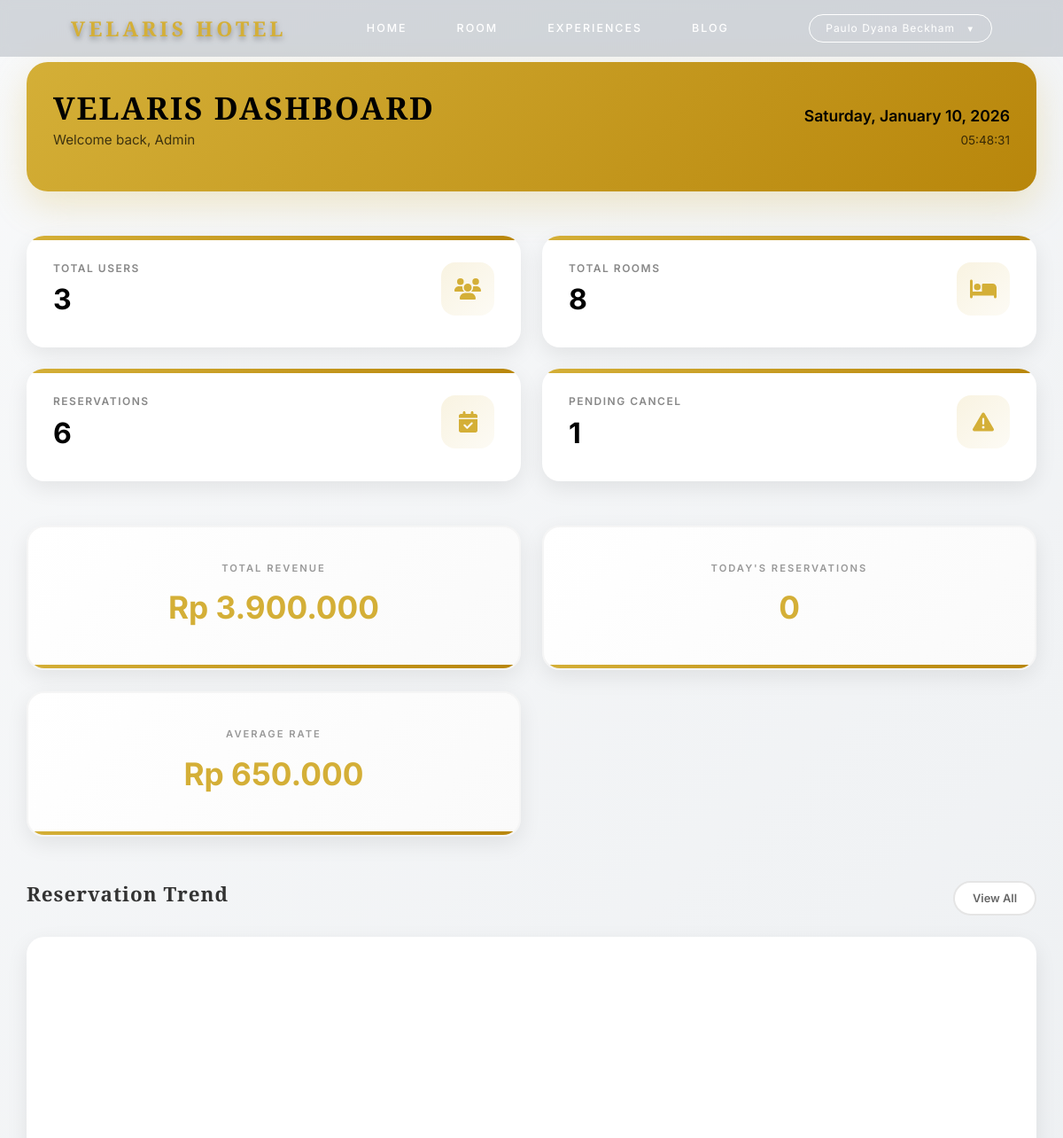
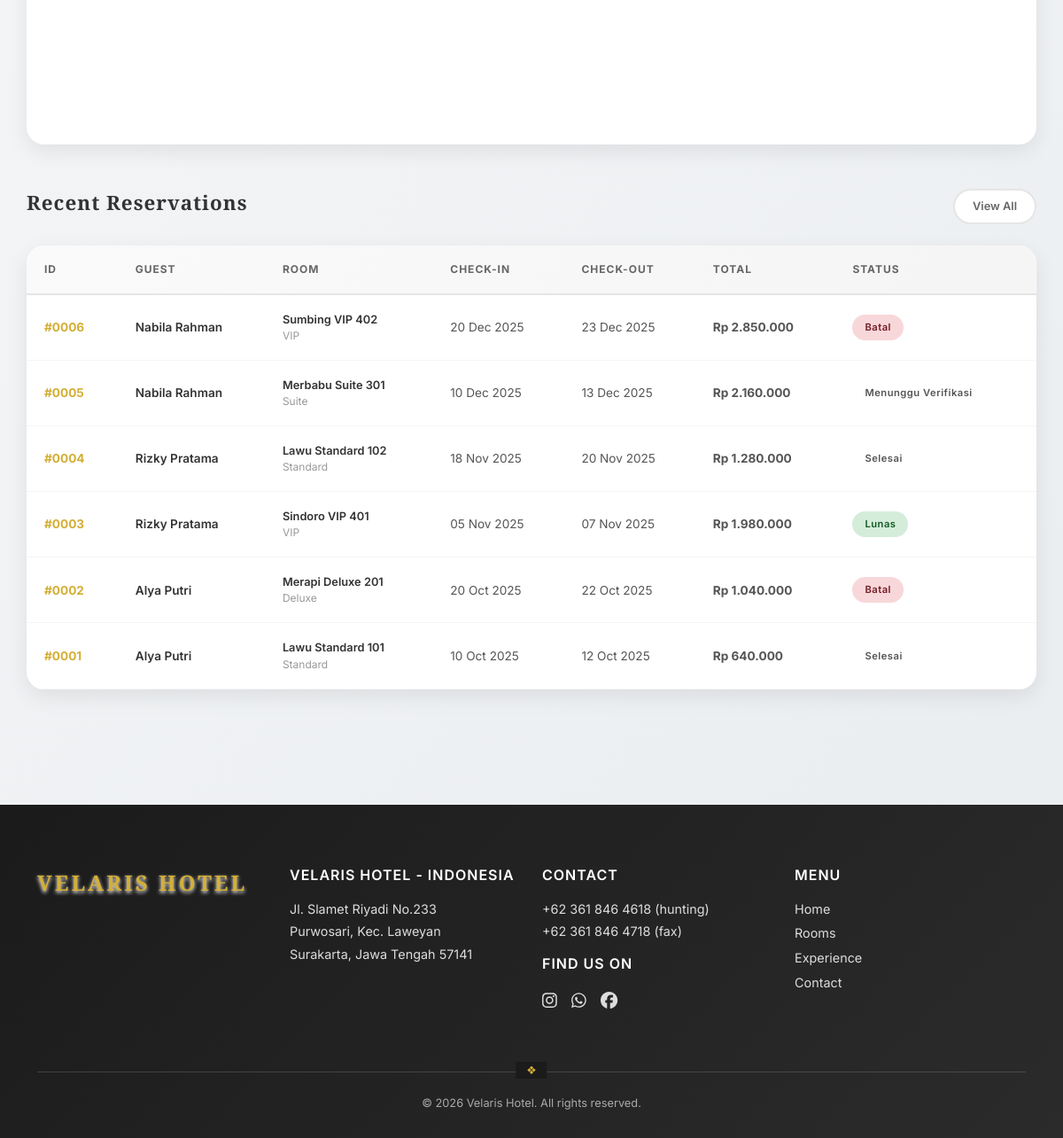
/admin/index.php (signed in), run on an earlier commit of the app's database (2 pictures, top to bottom).
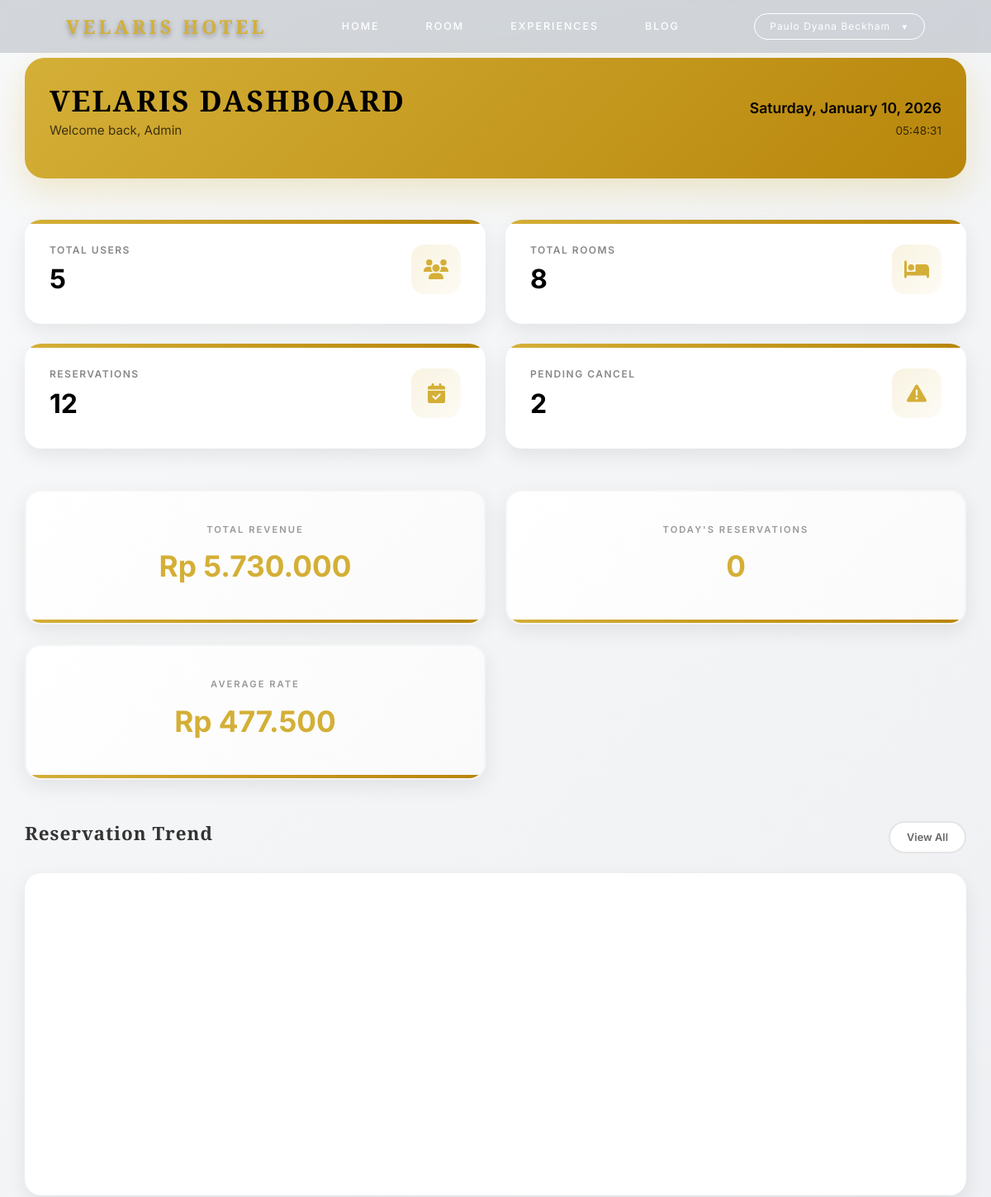
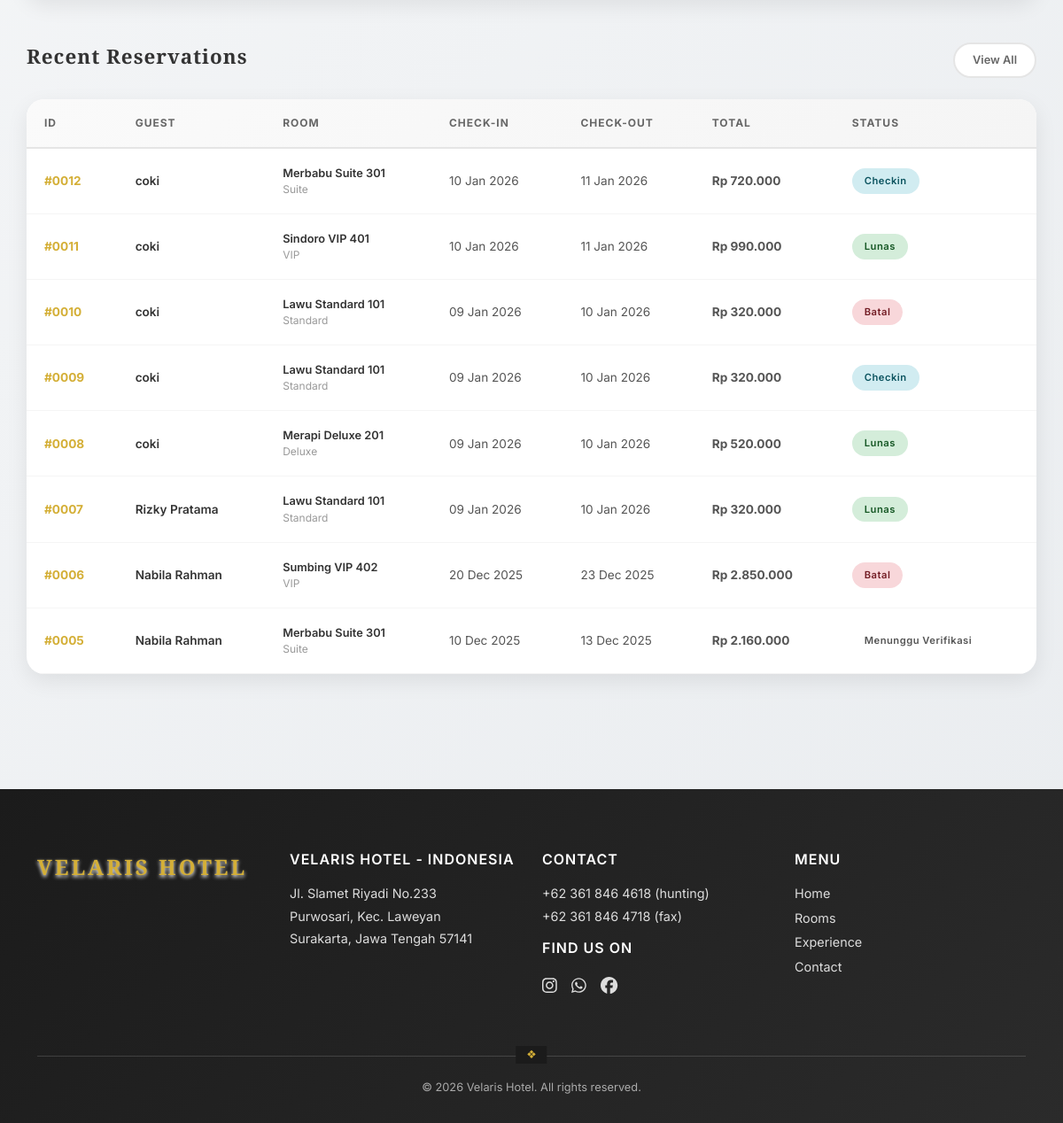
And on a later commit of the database (2 pictures, top to bottom).
### tables this page shows
CREATE TABLE `reservasi` (
  `id_reservasi` int NOT NULL,
  `id_user` int NOT NULL,
  `id_kamar` int NOT NULL,
  `kode_booking` varchar(25) NOT NULL,
  `tgl_checkin` date NOT NULL,
  `tgl_checkout` date NOT NULL,
  `jumlah_kamar` int NOT NULL DEFAULT '1',
  `total_harga` decimal(10,2) NOT NULL,
  `bukti_bayar` varchar(255) DEFAULT NULL,
  `status` enum('menunggu_bayar','menunggu_verifikasi','lunas','pembatalan_diajukan','batal','selesai','checkin') DEFAULT 'menunggu_bayar',
  `created_at` timestamp NOT NULL DEFAULT CURRENT_TIMESTAMP
);

CREATE TABLE `users` (
  `id_user` int NOT NULL,
  `nama_lengkap` varchar(100) NOT NULL,
  `email` varchar(100) NOT NULL,
  `password` varchar(255) NOT NULL,
  `no_hp` varchar(20) NOT NULL,
  `role` enum('admin','staff','user') DEFAULT 'user',
  `created_at` timestamp NOT NULL DEFAULT CURRENT_TIMESTAMP
);

CREATE TABLE `kamar` (
  `id_kamar` int NOT NULL,
  `nama_kamar` varchar(100) NOT NULL,
  `tipe_kamar` varchar(50) NOT NULL,
  `harga` decimal(10,2) NOT NULL,
  `deskripsi` text,
  `foto_kamar` varchar(255) DEFAULT NULL,
  `stok` int NOT NULL DEFAULT '0'
);

### config/database.php (called while the page is built, shortened)
<?php
class Koneksi {
    private $host = "127.0.0.1";
    private $user = "root";
    private $pass = "";
    private $db   = "db_velarishotel";
    private $port = 3306;
    function getKoneksi() {
        $this->conn = mysqli_connect(
            $this->host,
            $this->user,
            $this->pass,
            $this->db,
            $this->port
        );
        mysqli_set_charset($this->conn, "utf8mb4");
        return $this->conn;
    }
}
$database = new Koneksi();
$conn = $database->getKoneksi();
function query($sql) {
    global $conn;
    $result = mysqli_query($conn, $sql);
    return $result;
}
function fetch_single($sql) {
    $result = query($sql);
    if ($result && mysqli_num_rows($result) > 0) {
        return mysqli_fetch_assoc($result);
    }
    return null;
}
function fetch_all($sql) {
    $result = query($sql);
    $data = [];
    if ($result && mysqli_num_rows($result) > 0) {
        while ($row = mysqli_fetch_assoc($result)) {
            $data[] = $row;
        }
    }
    return $data;
}
?>

### config/functions.php (called while the page is built, shortened)
<?php
require_once __DIR__ . '/database.php';
function format_rupiah($angka) {
    return 'Rp ' . number_format($angka, 0, ',', '.');
}
?>

### admin/index.php (the view, shortened to what the changed rows need)
<?php
require_once '../config/database.php';
require_once '../config/functions.php';
require_once 'includes/header.php';
$total_users = fetch_single("SELECT COUNT(*) total FROM users WHERE role='user'")['total'];
$total_reservasi = fetch_single("SELECT COUNT(*) total FROM reservasi")['total'];
$pending_pembatalan = fetch_single("SELECT COUNT(*) total FROM pembatalan WHERE status_pengajuan='pending'")['total'];
$total_revenue = fetch_single("
    SELECT IFNULL(SUM(total_harga),0) total
    FROM reservasi
    WHERE status IN ('lunas','selesai','paid')
")['total'];
$avg = $total_reservasi > 0 ? $total_revenue / $total_reservasi : 0;
$recent = fetch_all("
    SELECT r.*, u.nama_lengkap, k.nama_kamar, k.tipe_kamar
    FROM reservasi r
    JOIN users u ON r.id_user=u.id_user
    JOIN kamar k ON r.id_kamar=k.id_kamar
    ORDER BY r.created_at DESC
    LIMIT 8
");
?>
<section class="admin-wrap">
    <div class="dashboard-header">
        <div>
            <h1>VELARIS DASHBOARD</h1>
        </div>
    </div>
    <div class="stats-grid">
        <div class="stat-card">
            <div class="stat-content">
                <div class="stat-info">
                    <h6>Total Users</h6>
                    <h3><?= number_format($total_users) ?></h3>
                </div>
            </div>
        </div>
        <div class="stat-card">
            <div class="stat-content">
                <div class="stat-info">
                    <h6>Reservations</h6>
                    <h3><?= number_format($total_reservasi) ?></h3>
                </div>
            </div>
        </div>
        <div class="stat-card">
            <div class="stat-content">
                <div class="stat-info">
                    <h6>Pending Cancel</h6>
                    <h3><?= number_format($pending_pembatalan) ?></h3>
                </div>
            </div>
        </div>
    </div>
    <div class="info-grid">
        <div class="info-card">
            <h6>Total Revenue</h6>
            <h3><?= format_rupiah($total_revenue) ?></h3>
        </div>
        <div class="info-card">
            <h6>Average Rate</h6>
            <h3><?= format_rupiah($avg) ?></h3>
        </div>
    </div>
    <div class="section">
        <div class="section-header">
            <h2 class="section-title">Reservation Trend</h2>
        </div>
    </div>
    <div class="section">
        <div class="section-header">
            <h2 class="section-title">Recent Reservations</h2>
        </div>
        <div class="table-wrap">
            <?php if(empty($recent)): ?>
                <div class="empty-state">
                    <i class="fas fa-inbox"></i>
                    <p>No reservations yet</p>
                </div>
            <?php else: ?>
                <table>
                    <thead>
                        <tr>
                            <th>ID</th>
                            <th>Guest</th>
                            <th>Room</th>
                            <th>Check-in</th>
                            <th>Check-out</th>
                            <th>Total</th>
                            <th>Status</th>
                        </tr>
                    </thead>
                    <tbody>
                        <?php foreach($recent as $r): ?>
                        <tr>
                            <td class="reservation-id">#<?= str_pad($r['id_reservasi'], 4, '0', STR_PAD_LEFT) ?></td>
                            <td class="guest-name"><?= htmlspecialchars($r['nama_lengkap']) ?></td>
                            <td class="room-info">
                                <div class="room-name"><?= htmlspecialchars($r['nama_kamar']) ?></div>
                                <div class="room-type"><?= htmlspecialchars($r['tipe_kamar']) ?></div>
                            </td>
                            <td><?= date('d M Y', strtotime($r['tgl_checkin'])) ?></td>
                            <td><?= date('d M Y', strtotime($r['tgl_checkout'])) ?></td>
                            <td><strong><?= format_rupiah($r['total_harga']) ?></strong></td>
                            <td>
                                <span class="status-badge status-<?= strtolower(str_replace('_', '-', $r['status'])) ?>">
                                    <?= ucfirst(str_replace('_', ' ', $r['status'])) ?>
                                </span>
                            </td>
                        </tr>
                        <?php endforeach; ?>
                    </tbody>
                </table>
            <?php endif; ?>
        </div>
    </div>
</section>
<?php require_once __DIR__ . '/includes/footer.php'; ?>

What changed in the data, as far as the page shows it:
no longer on this page (row edited): reservasi: id_reservasi "0004", id_user.nama_lengkap "Rizky Pratama", id_kamar.nama_kamar "Lawu Standard 102", id_kamar.tipe_kamar "Standard", tgl_checkin "18 Nov 2025", tgl_checkout "20 Nov 2025", total_harga "Rp 1.280.000", status "Selesai"
no longer on this page (row edited): reservasi: id_reservasi "0003", id_user.nama_lengkap "Rizky Pratama", id_kamar.nama_kamar "Sindoro VIP 401", id_kamar.tipe_kamar "VIP", tgl_checkin "05 Nov 2025", tgl_checkout "07 Nov 2025", total_harga "Rp 1.980.000", status "Lunas"
no longer on this page (row edited): reservasi: id_reservasi "0002", id_user.nama_lengkap "Alya Putri", id_kamar.nama_kamar "Merapi Deluxe 201", id_kamar.tipe_kamar "Deluxe", tgl_checkin "20 Oct 2025", tgl_checkout "22 Oct 2025", total_harga "Rp 1.040.000", status "Batal"
no longer on this page (row edited): reservasi: id_reservasi "0001", id_user.nama_lengkap "Alya Putri", id_kamar.nama_kamar "Lawu Standard 101", id_kamar.tipe_kamar "Standard", tgl_checkin "10 Oct 2025", tgl_checkout "12 Oct 2025", total_harga "Rp 640.000", status "Selesai"
added reservasi: id_reservasi "0012", id_user.nama_lengkap "coki", id_kamar.nama_kamar "Merbabu Suite 301", id_kamar.tipe_kamar "Suite", tgl_checkin "10 Jan 2026", tgl_checkout "11 Jan 2026", total_harga "Rp 720.000", status "Checkin"
added reservasi: id_reservasi "0011", id_user.nama_lengkap "coki", id_kamar.nama_kamar "Sindoro VIP 401", id_kamar.tipe_kamar "VIP", tgl_checkin "10 Jan 2026", tgl_checkout "11 Jan 2026", total_harga "Rp 990.000", status "Lunas"
added reservasi: id_reservasi "0010", id_user.nama_lengkap "coki", id_kamar.nama_kamar "Lawu Standard 101", id_kamar.tipe_kamar "Standard", tgl_checkin "09 Jan 2026", tgl_checkout "10 Jan 2026", total_harga "Rp 320.000", status "Batal"
added reservasi: id_reservasi "0009", id_user.nama_lengkap "coki", id_kamar.nama_kamar "Lawu Standard 101", id_kamar.tipe_kamar "Standard", tgl_checkin "09 Jan 2026", tgl_checkout "10 Jan 2026", total_harga "Rp 320.000", status "Checkin"
added reservasi: id_reservasi "0008", id_user.nama_lengkap "coki", id_kamar.nama_kamar "Merapi Deluxe 201", id_kamar.tipe_kamar "Deluxe", tgl_checkin "09 Jan 2026", tgl_checkout "10 Jan 2026", total_harga "Rp 520.000", status "Lunas"
added reservasi: id_reservasi "0007", id_user.nama_lengkap "Rizky Pratama", id_kamar.nama_kamar "Lawu Standard 101", id_kamar.tipe_kamar "Standard", tgl_checkin "09 Jan 2026", tgl_checkout "10 Jan 2026", total_harga "Rp 320.000", status "Lunas"
Also different on the page:
$total_users: "3" → "5"
$total_reservasi: "6" → "12"
$pending_pembatalan: "1" → "2"
format_rupiah($total_revenue): "Rp 3.900.000" → "Rp 5.730.000"
format_rupiah($avg): "Rp 650.000" → "Rp 477.500"
